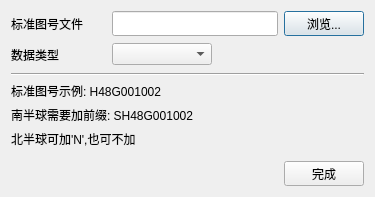
<?xml version="1.0" encoding="UTF-8"?>
<ui version="4.0">
 <class>ipfModelerFracClipDialog</class>
 <widget class="QDialog" name="ipfModelerFracClipDialog">
  <property name="geometry">
   <rect>
    <x>0</x>
    <y>0</y>
    <width>375</width>
    <height>197</height>
   </rect>
  </property>
  <property name="windowTitle">
   <string>分幅裁切</string>
  </property>
  <layout class="QVBoxLayout" name="verticalLayout">
   <item>
    <layout class="QHBoxLayout" name="horizontalLayout_3">
     <item>
      <widget class="QLabel" name="label">
       <property name="minimumSize">
        <size>
         <width>95</width>
         <height>25</height>
        </size>
       </property>
       <property name="text">
        <string>标准图号文件</string>
       </property>
      </widget>
     </item>
     <item>
      <widget class="QLineEdit" name="lineEdit">
       <property name="minimumSize">
        <size>
         <width>0</width>
         <height>25</height>
        </size>
       </property>
      </widget>
     </item>
     <item>
      <widget class="QPushButton" name="pushButton_2">
       <property name="minimumSize">
        <size>
         <width>75</width>
         <height>25</height>
        </size>
       </property>
       <property name="text">
        <string>浏览...</string>
       </property>
      </widget>
     </item>
    </layout>
   </item>
   <item>
    <layout class="QHBoxLayout" name="horizontalLayout_2">
     <item>
      <widget class="QLabel" name="label_3">
       <property name="minimumSize">
        <size>
         <width>95</width>
         <height>25</height>
        </size>
       </property>
       <property name="text">
        <string>数据类型</string>
       </property>
      </widget>
     </item>
     <item>
      <widget class="QComboBox" name="comboBox">
       <property name="minimumSize">
        <size>
         <width>100</width>
         <height>0</height>
        </size>
       </property>
      </widget>
     </item>
     <item>
      <spacer name="horizontalSpacer_2">
       <property name="orientation">
        <enum>Qt::Horizontal</enum>
       </property>
       <property name="sizeHint" stdset="0">
        <size>
         <width>40</width>
         <height>20</height>
        </size>
       </property>
      </spacer>
     </item>
    </layout>
   </item>
   <item>
    <widget class="Line" name="line">
     <property name="orientation">
      <enum>Qt::Horizontal</enum>
     </property>
    </widget>
   </item>
   <item>
    <widget class="QLabel" name="label_2">
     <property name="text">
      <string>标准图号示例: H48G001002</string>
     </property>
    </widget>
   </item>
   <item>
    <widget class="QLabel" name="label_4">
     <property name="text">
      <string>南半球需要加前缀: SH48G001002</string>
     </property>
    </widget>
   </item>
   <item>
    <widget class="QLabel" name="label_5">
     <property name="text">
      <string>北半球可加'N',也可不加</string>
     </property>
    </widget>
   </item>
   <item>
    <spacer name="verticalSpacer">
     <property name="orientation">
      <enum>Qt::Vertical</enum>
     </property>
     <property name="sizeHint" stdset="0">
      <size>
       <width>20</width>
       <height>11</height>
      </size>
     </property>
    </spacer>
   </item>
   <item>
    <layout class="QHBoxLayout" name="horizontalLayout">
     <item>
      <spacer name="horizontalSpacer">
       <property name="orientation">
        <enum>Qt::Horizontal</enum>
       </property>
       <property name="sizeHint" stdset="0">
        <size>
         <width>40</width>
         <height>20</height>
        </size>
       </property>
      </spacer>
     </item>
     <item>
      <widget class="QPushButton" name="pushButton">
       <property name="minimumSize">
        <size>
         <width>75</width>
         <height>25</height>
        </size>
       </property>
       <property name="text">
        <string>完成</string>
       </property>
      </widget>
     </item>
    </layout>
   </item>
  </layout>
 </widget>
 <layoutdefault spacing="6" margin="11"/>
 <resources/>
 <connections/>
</ui>
